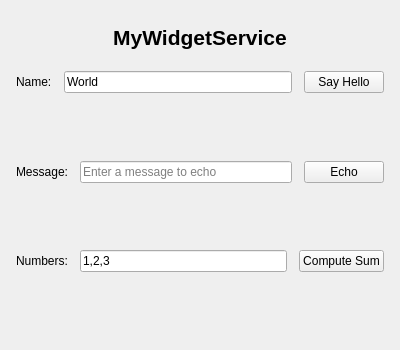
<?xml version="1.0" encoding="UTF-8"?>
<ui version="4.0">
 <class>ServiceForm</class>
 <widget class="QWidget" name="ServiceForm">
  <property name="geometry">
   <rect>
    <x>0</x>
    <y>0</y>
    <width>400</width>
    <height>350</height>
   </rect>
  </property>
  <property name="windowTitle">
   <string>MyWidgetService</string>
  </property>
  <layout class="QVBoxLayout" name="mainLayout">
   <property name="spacing">
    <number>12</number>
   </property>
   <property name="margin">
    <number>16</number>
   </property>

   <!-- Header -->
   <item>
    <widget class="QLabel" name="headerLabel">
     <property name="text">
      <string>MyWidgetService</string>
     </property>
     <property name="font">
      <font>
       <pointsize>16</pointsize>
       <bold>true</bold>
      </font>
     </property>
     <property name="alignment">
      <set>Qt::AlignCenter</set>
     </property>
    </widget>
   </item>

   <!-- Say Hello section -->
   <item>
    <layout class="QHBoxLayout" name="helloLayout">
     <item>
      <widget class="QLabel" name="nameLabel">
       <property name="text">
        <string>Name:</string>
       </property>
      </widget>
     </item>
     <item>
      <widget class="QLineEdit" name="nameInput">
       <property name="placeholderText">
        <string>Enter your name</string>
       </property>
       <property name="text">
        <string>World</string>
       </property>
      </widget>
     </item>
     <item>
      <widget class="QPushButton" name="helloButton">
       <property name="text">
        <string>Say Hello</string>
       </property>
       <!-- Auto-wiring: calls svc_api_hello with nameInput value -->
       <property name="serviceMethod" stdset="0">
        <string>svc_api_hello</string>
       </property>
       <property name="serviceArgs" stdset="0">
        <string>nameInput</string>
       </property>
       <property name="serviceResult" stdset="0">
        <string>helloResult</string>
       </property>
      </widget>
     </item>
    </layout>
   </item>

   <item>
    <widget class="QLabel" name="helloResult">
     <property name="text">
      <string></string>
     </property>
     <property name="wordWrap">
      <bool>true</bool>
     </property>
    </widget>
   </item>

   <!-- Echo section -->
   <item>
    <layout class="QHBoxLayout" name="echoLayout">
     <item>
      <widget class="QLabel" name="echoLabel">
       <property name="text">
        <string>Message:</string>
       </property>
      </widget>
     </item>
     <item>
      <widget class="QLineEdit" name="echoInput">
       <property name="placeholderText">
        <string>Enter a message to echo</string>
       </property>
      </widget>
     </item>
     <item>
      <widget class="QPushButton" name="echoButton">
       <property name="text">
        <string>Echo</string>
       </property>
       <!-- Auto-wiring: calls svc_api_echo with echoInput value -->
       <property name="serviceMethod" stdset="0">
        <string>svc_api_echo</string>
       </property>
       <property name="serviceArgs" stdset="0">
        <string>echoInput</string>
       </property>
       <property name="serviceResult" stdset="0">
        <string>echoResult</string>
       </property>
      </widget>
     </item>
    </layout>
   </item>

   <item>
    <widget class="QLabel" name="echoResult">
     <property name="text">
      <string></string>
     </property>
     <property name="wordWrap">
      <bool>true</bool>
     </property>
    </widget>
   </item>

   <!-- Compute section -->
   <item>
    <layout class="QHBoxLayout" name="computeLayout">
     <item>
      <widget class="QLabel" name="computeLabel">
       <property name="text">
        <string>Numbers:</string>
       </property>
      </widget>
     </item>
     <item>
      <widget class="QLineEdit" name="numbersInput">
       <property name="placeholderText">
        <string>Comma-separated (e.g., 1,2,3)</string>
       </property>
       <property name="text">
        <string>1,2,3</string>
       </property>
      </widget>
     </item>
     <item>
      <widget class="QPushButton" name="computeButton">
       <property name="text">
        <string>Compute Sum</string>
       </property>
       <!-- Auto-wiring: calls svc_api_compute with numbersInput value -->
       <property name="serviceMethod" stdset="0">
        <string>svc_api_compute</string>
       </property>
       <property name="serviceArgs" stdset="0">
        <string>numbersInput</string>
       </property>
       <property name="serviceResult" stdset="0">
        <string>computeResult</string>
       </property>
      </widget>
     </item>
    </layout>
   </item>

   <item>
    <widget class="QLabel" name="computeResult">
     <property name="text">
      <string></string>
     </property>
     <property name="wordWrap">
      <bool>true</bool>
     </property>
    </widget>
   </item>

   <!-- Spacer -->
   <item>
    <spacer name="verticalSpacer">
     <property name="orientation">
      <enum>Qt::Vertical</enum>
     </property>
    </spacer>
   </item>

  </layout>
 </widget>
 <resources/>
 <connections/>
</ui>
